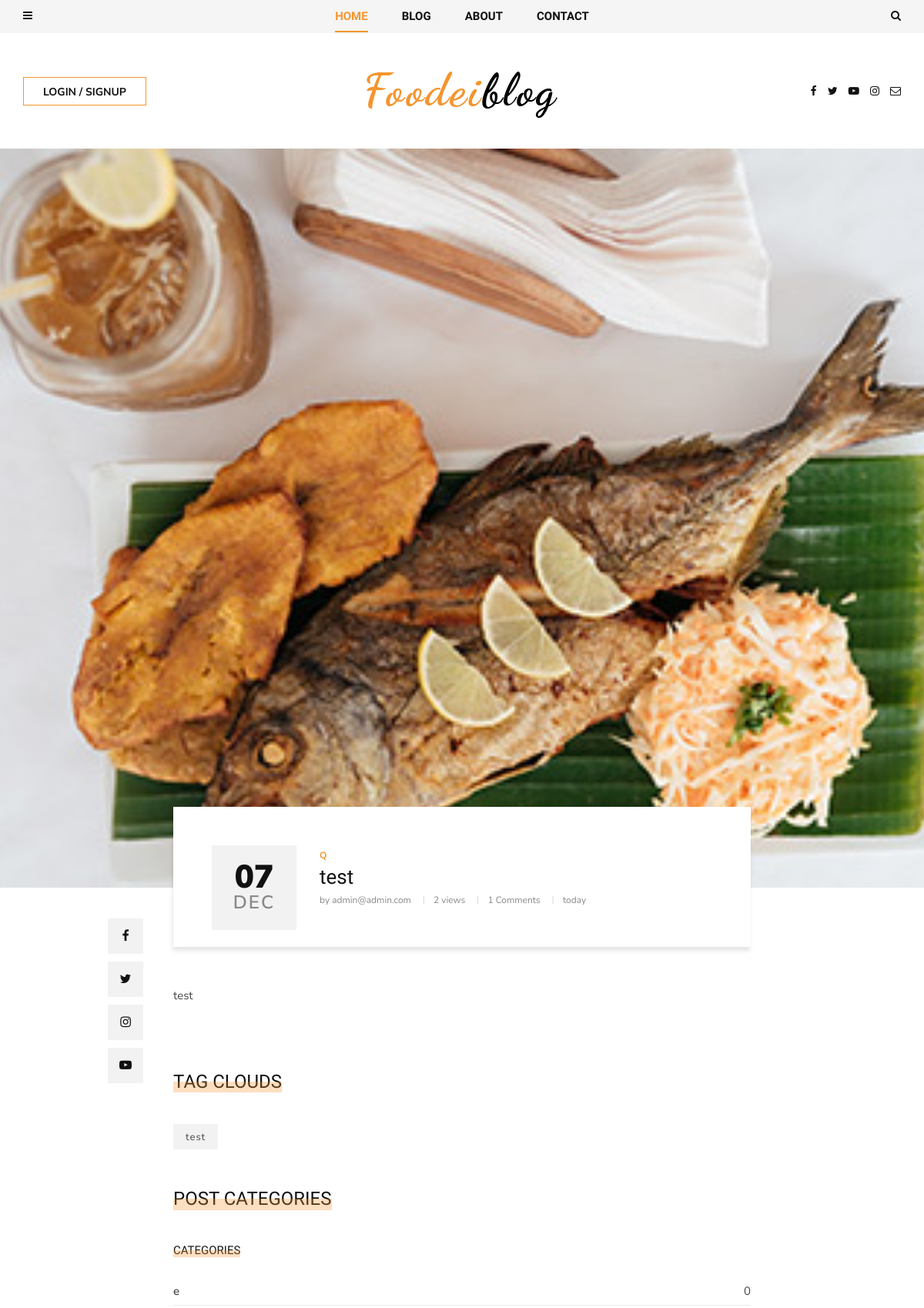
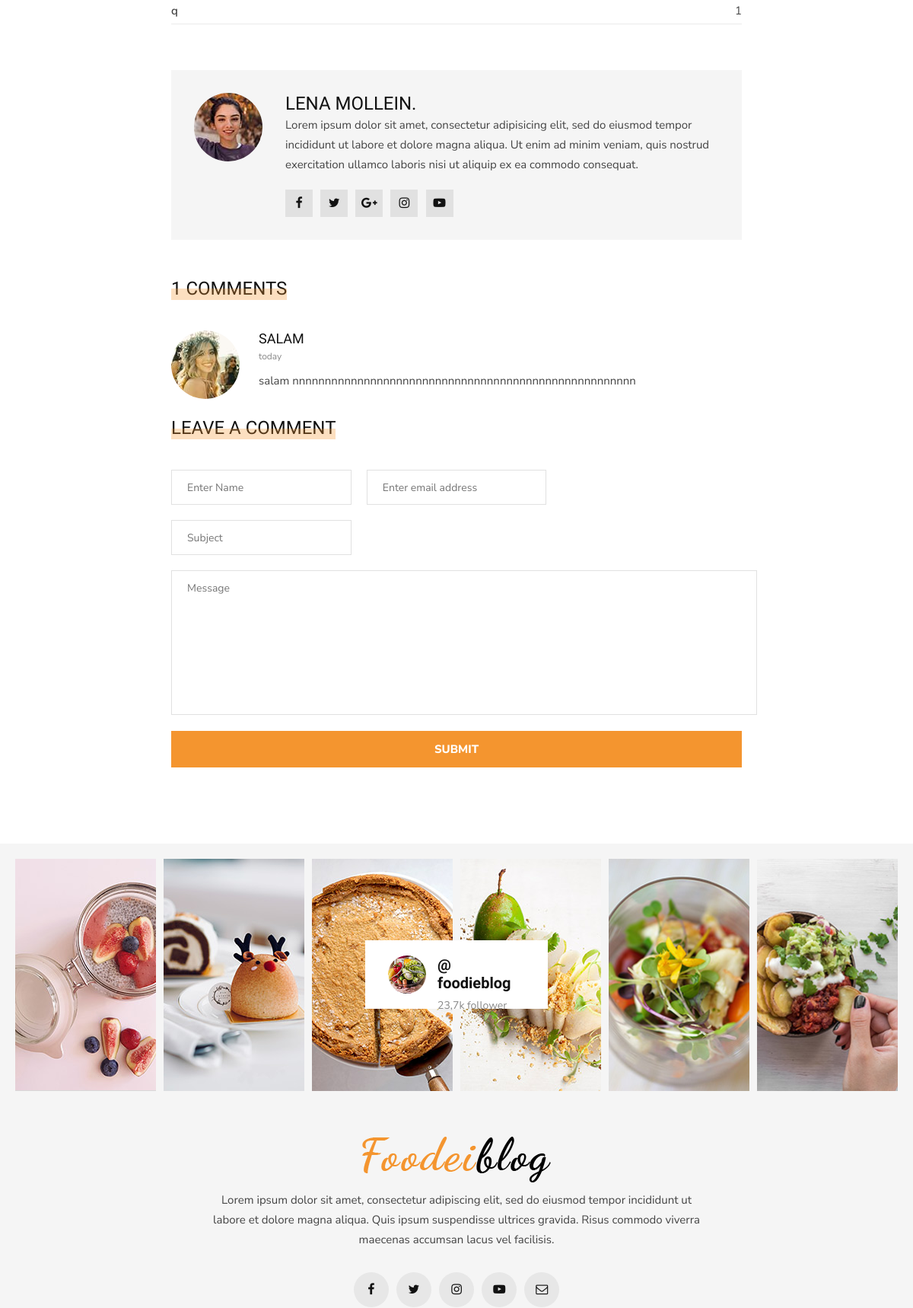
The page /blog/1 (upper part) on the database its author committed (2 pictures, top to bottom).
### blog/models.py (models this page shows, shortened)
class Post(models.Model):
    image = models.ImageField(upload_to = 'blog/', default = 'blog/default.jpg')
    author = models.ForeignKey("accounts.Profile",on_delete = models.SET_NULL,null = True)
    title = models.CharField(max_length=255)
    content = models.TextField()
    tags = TaggableManager()
    category = models.ManyToManyField(Category)
    counted_views = models.IntegerField(default=0)
    status = models.BooleanField(default=False)
    login_require = models.BooleanField(default=False)
    published_date = models.DateTimeField(null=True)
    created_date = models.DateTimeField(auto_now_add=True)
    updated_date = models.DateTimeField(auto_now=True)
    class Meta:
        ordering = ['id']

class Category(models.Model):
    name = models.CharField(max_length = 255)
    def __str__(self):
        return self.name

class Comment(models.Model):
    post = models.ForeignKey(Post, on_delete=models.CASCADE)
    name = models.CharField(max_length=255)
    email = models.EmailField()
    subject = models.CharField(max_length=255)
    message = models.TextField()
    approved = models.BooleanField(default=False)
    created_date = models.DateTimeField(auto_now_add=True)
    updated_date = models.DateTimeField(auto_now=True)
    class Meta:
        ordering = ['-created_date']

### accounts/models.py (models this page shows, shortened)
class Profile(models.Model):
    user = models.ForeignKey(User, on_delete=models.CASCADE)
    first_name = models.CharField(max_length=250)
    last_name = models.CharField(max_length=250)
    image = models.ImageField(blank=True, null=True)
    description = models.TextField()
    created_date = models.DateTimeField(auto_now_add=True)
    updated_date = models.DateTimeField(auto_now=True)
    def __str__(self):
        return self.user.email

class User(AbstractBaseUser, PermissionsMixin):
    email = models.EmailField(max_length=255, unique=True)
    is_staff = models.BooleanField(default=False)
    is_active = models.BooleanField(default=True)
    is_superuser = models.BooleanField(default=False)
    is_verified = models.BooleanField(default=False)
    created_date = models.DateTimeField(auto_now_add=True)
    updated_date = models.DateTimeField(auto_now=True)
    USERNAME_FIELD = "email"
    REQUIRED_FIELDS = []
    objects = UserManager()

### blog/views.py (the view, shortened to what this page needs)
# urls.py: path('<int:pid>',blog_single_view,name='blog_single'),
def blog_single_view(request,pid):
    all_active_posts = Post.objects.filter(status = True, published_date__lte = timezone.now())
    l = len(all_active_posts)
    post_index = -1
    for i in range(l):
        if pid == all_active_posts[i].id:
            post_index = i
    if post_index < l-1 and post_index > 0:
        after = True
        pre = True
    elif post_index == l-1 and post_index > 0:
        after = False
        pre = True
    elif post_index == 0 and post_index < l-1:
        after = True
        pre = False
    else:
        after = False
        pre = False
    if after == True:
        post_after = all_active_posts[post_index + 1]
    else:
        post_after = None
    if pre == True:
        post_pre = all_active_posts[post_index - 1]
    else:
        post_pre = None
    post = get_object_or_404(Post,id = pid,status = True, published_date__lte = timezone.now())
    post.counted_views += 1
    post.save()
    form = CommentForm()
    comments = Comment.objects.filter(post = post.id, approved = True)
    context = {'post':post,'after':after,'pre':pre,'post_after':post_after,'post_pre':post_pre,
               'form':form,'comments':comments}
    if request.user.is_authenticated:
        return render(request,'blog/blog-single2.html',context)
    else:
        if post.login_require == False:
            return render(request,'blog/blog-single2.html',context)
        else:
            return redirect('/accounts/login/')

### blog/forms.py
class CommentForm(forms.ModelForm):
    class Meta:
        model = Comment
        fields = ['post','name','subject','email','message']

### blog/templatetags/blog_tags.py (called while the page is built)
@register.inclusion_tag('blog/blog_postcategories.html')
def postcategories():
    posts = Post.objects.filter(published_date__lte = timezone.now(),status=1)
    categories = Category.objects.all()
    cat_dict = {}
    for name in categories:
        cat_dict[name] = posts.filter(category=name).count()
    return {'categories':cat_dict}

@register.inclusion_tag('blog/blog-tag-clouds.html')
def tagclouds():
    posts = Post.objects.filter(published_date__lte = timezone.now(),status=1)
    tags=set()
    for post in posts:
        post_all_tags = post.tags.all()
        for i in range(len(post_all_tags)):
            tags.add(post_all_tags[i])
    return {'tags':tags}

### templates/blog/blog-single2.html (shortened to what this page needs)
{%extends 'base2.html'%}
{%load static%}
{%load blog_tags%}
{% load humanize %}
{%block content%}
    <section class="single-post spad">
        <div class="single-post__hero set-bg" data-setbg={{post.image.url}}></div>
        <div class="container">
            <div class="row d-flex justify-content-center">
                <div class="col-lg-8">
                    <div class="single-post__title">
                        <div class="single-post__title__meta">
                            <h2>{{post.published_date|date:'d'}}</h2>
                            <span>{{post.published_date|date:'M'}}</span>
                        </div>
                        <div class="single-post__title__text">
                            <ul class="label">
                                {% for cat in post.category.all %}
                                <li href="{% url "blog:category" cat_name=cat.name %}">{{cat.name}} {%if not forloop.last%} {%endif%}</li>
                                {% endfor %}
                            </ul>
                            <h4>{{post.title}}</h4>
                            <ul class="widget">
                                <li>by {{post.author}}</li>
                                <li>{{post.counted_views}} views</li>
                                <li>{{comments|length}} Comments</li>
                                <li>{{post.published_date|naturalday}}</li>
                            </ul>
                        </div>
                    </div>
                    <div class="single-post__social__item">
                        <ul>
                            <li><a href="#"><i class="fa fa-facebook"></i></a></li>
                            <li><a href="#"><i class="fa fa-twitter"></i></a></li>
                            <li><a href="#"><i class="fa fa-instagram"></i></a></li>
                            <li><a href="#"><i class="fa fa-youtube-play"></i></a></li>
                        </ul>
                    </div>
                    <div class="single-post__top__text">
                        <p>{{post.content|safe}} </p>
                    </div>
                    <div class="widget__title">
                        <h4>Tag Clouds</h4>
                    </div>
                    {% tagclouds %}
                    <div class="widget__title">
                        <h4>Post Categories</h4>
                    </div>
                    {% postcategories %}
                    <div class="single-post__author__profile">
                        <div class="single-post__author__profile__pic">
                            <img src="{% static "template2/img/categories/single-post/author-profile.jpg" %}" alt="">
                        </div>
                        <div class="single-post__author__profile__text">
                            <h4>Lena Mollein.</h4>
                            <p>Lorem ipsum dolor sit amet, consectetur adipisicing elit, sed do eiusmod tempor
                                incididunt ut labore et dolore magna aliqua. Ut enim ad minim veniam, quis nostrud
                                exercitation ullamco laboris nisi ut aliquip ex ea commodo consequat.</p>
                            <div class="single-post__author__profile__social">
                                <a href="#"><i class="fa fa-facebook"></i></a>
                                <a href="#"><i class="fa fa-twitter"></i></a>
                                <a href="#"><i class="fa fa-google-plus"></i></a>
                                <a href="#"><i class="fa fa-instagram"></i></a>
                                <a href="#"><i class="fa fa-youtube-play"></i></a>
                            </div>
                        </div>
                    </div>
                    {% if comments %}
                    <div class="single-post__comment">
                        <div class="widget__title">
                            <h4>{{comments|length}} Comments</h4>
                        </div>
                        {% for comment in comments %}
                        <div class="single-post__comment__item">
                            <div class="single-post__comment__item__pic">
                                <img src="{% static "template2/img/categories/single-post/comment/comment-1.jpg" %}" alt="">
                            </div>
                            <div class="single-post__comment__item__text">
                                <h5>{{comment.subject}}</h5>
                                <span>{{comment.created_date|naturalday}}</span>
                                <p>{{comment.message}}</p>
                            </div>
                        </div>
                        {% endfor %}
                    </div>
                    {% endif %}
                    <div class="single-post__leave__comment">
                        <div class="widget__title">
                            <h4>Leave a comment</h4>
                        </div>
                        <form action="{% url 'blog:blog_single' pid=post.id %}" method="POST">
                            {% if request.user.is_authenticated %}
                                <div class="input-list">
                                    <input type="hidden" value={{request.user.username}} name="name" placeholder="Enter Name">
                                    <input type="hidden" value={{request.user.email}} name="email" placeholder="Enter email address">
                                </div>
                            {% else %}
                                <div class="input-list">
                                    <input type="text" name="name" placeholder="Enter Name" required>
                                    <input type="email" name="email" placeholder="Enter email address" required>
                                </div>
                            {% endif %}
                            <div class="input-list">
                            <input type="text" name="subject" placeholder="Subject" required>
                            <textarea name="message" placeholder="Message" required></textarea>
                            </div>
                            <button type="submit" class="site-btn">Submit</button>
                        </form>
                    </div>
                </div>
            </div>
        </div>
    </section>
{%endblock%}

### templates/blog/blog-tag-clouds.html
    <div class="single-post__tags">
        {% for tag in tags %}
        <span><a href="{% url 'blog:tag' tag_name=tag.name %}">{{tag.name}}</a></span>
        {% endfor %}
    </div>

### templates/blog/blog_postcategories.html
<div class="sidebar__item__categories">
    <div class="sidebar__item__title">
        <h6>Categories</h6>
    </div>
    <ul>
        {% for name,count in categories.items %}
        <li><a href="{% url "blog:category" cat_name=name %}">{{name}} <span>{{count}}</span></a></li>
        {% endfor %}
    </ul>
</div>

### rows shown on the page
Post: published_date "07", published_date "DEC", title "test", author "admin@admin.com", counted_views "2", published_date "today", content "test"
Category: name "Q", name "q", count "1"
Tag: name "test"
Category: name "e", count "0"
Comment: subject "SALAM", created_date "today", message "salam nnnnnnnnnnnnnnnnnnnnnnnnnnnnnnnnnnnnnnnnnnnnnnnnnnnnn"

### other values the page prints
{{ comments|length }} "1"
